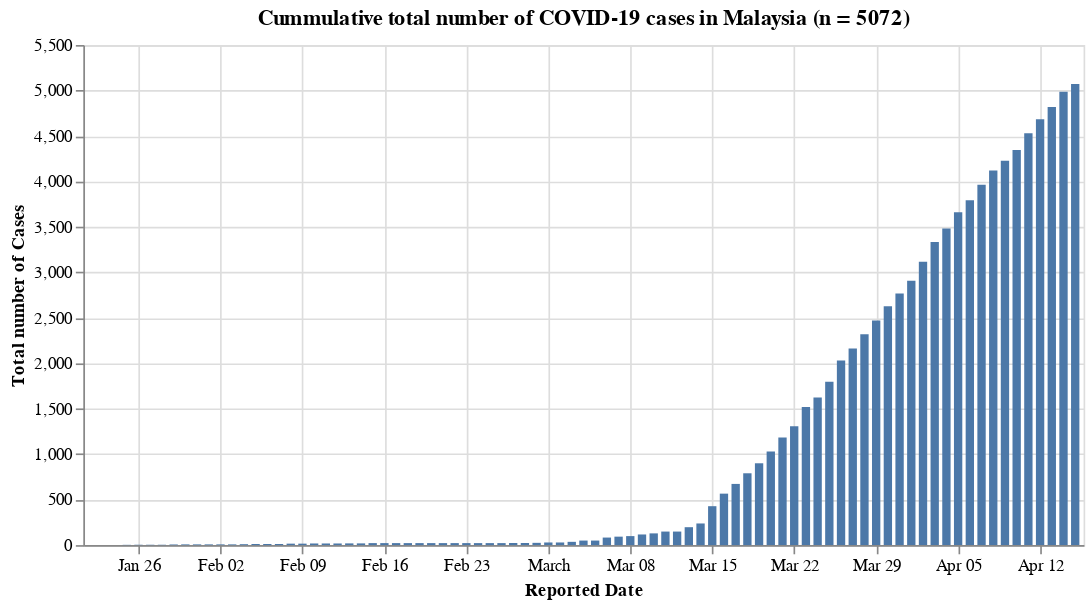

The notebook cell saved with this chart:
### Code cell
#hide_input
_confirmed_bar = alt.Chart(df_confirmed_my).mark_bar().encode(
    x='Reported Date:T',
    y='Total number of Cases:Q',
    tooltip=list(df_confirmed_my)
).properties(
    width=600,
    title=f'Cummulative total number of COVID-19 cases in Malaysia (n = {n_confirmed_my})'
)
_confirmed_bar

### Figure 1 — Vega-Lite specification as saved in the notebook (floating-point values rounded to 4 significant figures)
{"config": {"view": {"continuousWidth": 400, "continuousHeight": 300}}, "data": {"name": "data-99b04fe636c8262745b989cf45aa2d09"}, "mark": "bar", "encoding": {"tooltip": [{"type": "temporal", "field": "Reported Date"}, {"type": "quantitative", "field": "Total number of Cases"}], "x": {"type": "temporal", "field": "Reported Date"}, "y": {"type": "quantitative", "field": "Total number of Cases"}}, "title": "Cummulative total number of COVID-19 cases in Malaysia (n = 5072)", "width": 600, "$schema": "https://vega.github.io/schema/vega-lite/v4.8.1.json", "datasets": {"data-99b04fe636c8262745b989cf45aa2d09": [{"Reported Date": "2020-01-22T00:00:00", "Total number of Cases": 0}, {"Reported Date": "2020-01-23T00:00:00", "Total number of Cases": 0}, {"Reported Date": "2020-01-24T00:00:00", "Total number of Cases": 0}, {"Reported Date": "2020-01-25T00:00:00", "Total number of Cases": 3}, {"Reported Date": "2020-01-26T00:00:00", "Total number of Cases": 4}, {"Reported Date": "2020-01-27T00:00:00", "Total number of Cases": 4}, {"Reported Date": "2020-01-28T00:00:00", "Total number of Cases": 4}, {"Reported Date": "2020-01-29T00:00:00", "Total number of Cases": 7}, {"Reported Date": "2020-01-30T00:00:00", "Total number of Cases": 8}, {"Reported Date": "2020-01-31T00:00:00", "Total number of Cases": 8}, {"Reported Date": "2020-02-01T00:00:00", "Total number of Cases": 8}, {"Reported Date": "2020-02-02T00:00:00", "Total number of Cases": 8}, {"Reported Date": "2020-02-03T00:00:00", "Total number of Cases": 8}, {"Reported Date": "2020-02-04T00:00:00", "Total number of Cases": 10}, {"Reported Date": "2020-02-05T00:00:00", "Total number of Cases": 12}, {"Reported Date": "2020-02-06T00:00:00", "Total number of Cases": 12}, {"Reported Date": "2020-02-07T00:00:00", "Total number of Cases": 12}, {"Reported Date": "2020-02-08T00:00:00", "Total number of Cases": 16}, {"Reported Date": "2020-02-09T00:00:00", "Total number of Cases": 16}, {"Reported Date": "2020-02-10T00:00:00", "Total number of Cases": 18}, {"Reported Date": "2020-02-11T00:00:00", "Total number of Cases": 18}, {"Reported Date": "2020-02-12T00:00:00", "Total number of Cases": 18}, {"Reported Date": "2020-02-13T00:00:00", "Total number of Cases": 19}, {"Reported Date": "2020-02-14T00:00:00", "Total number of Cases": 19}, {"Reported Date": "2020-02-15T00:00:00", "Total number of Cases": 22}, {"Reported Date": "2020-02-16T00:00:00", "Total number of Cases": 22}, {"Reported Date": "2020-02-17T00:00:00", "Total number of Cases": 22}, {"Reported Date": "2020-02-18T00:00:00", "Total number of Cases": 22}, {"Reported Date": "2020-02-19T00:00:00", "Total number of Cases": 22}, {"Reported Date": "2020-02-20T00:00:00", "Total number of Cases": 22}, {"Reported Date": "2020-02-21T00:00:00", "Total number of Cases": 22}, {"Reported Date": "2020-02-22T00:00:00", "Total number of Cases": 22}, {"Reported Date": "2020-02-23T00:00:00", "Total number of Cases": 22}, {"Reported Date": "2020-02-24T00:00:00", "Total number of Cases": 22}, {"Reported Date": "2020-02-25T00:00:00", "Total number of Cases": 22}, {"Reported Date": "2020-02-26T00:00:00", "Total number of Cases": 22}, {"Reported Date": "2020-02-27T00:00:00", "Total number of Cases": 23}, {"Reported Date": "2020-02-28T00:00:00", "Total number of Cases": 23}, {"Reported Date": "2020-02-29T00:00:00", "Total number of Cases": 25}, {"Reported Date": "2020-03-01T00:00:00", "Total number of Cases": 29}, {"Reported Date": "2020-03-02T00:00:00", "Total number of Cases": 29}, {"Reported Date": "2020-03-03T00:00:00", "Total number of Cases": 36}, {"Reported Date": "2020-03-04T00:00:00", "Total number of Cases": 50}, {"Reported Date": "2020-03-05T00:00:00", "Total number of Cases": 50}, {"Reported Date": "2020-03-06T00:00:00", "Total number of Cases": 83}, {"Reported Date": "2020-03-07T00:00:00", "Total number of Cases": 93}, {"Reported Date": "2020-03-08T00:00:00", "Total number of Cases": 99}, {"Reported Date": "2020-03-09T00:00:00", "Total number of Cases": 117}, {"Reported Date": "2020-03-10T00:00:00", "Total number of Cases": 129}, {"Reported Date": "2020-03-11T00:00:00", "Total number of Cases": 149}, {"Reported Date": "2020-03-12T00:00:00", "Total number of Cases": 149}, {"Reported Date": "2020-03-13T00:00:00", "Total number of Cases": 197}, {"Reported Date": "2020-03-14T00:00:00", "Total number of Cases": 238}, {"Reported Date": "2020-03-15T00:00:00", "Total number of Cases": 428}, {"Reported Date": "2020-03-16T00:00:00", "Total number of Cases": 566}, {"Reported Date": "2020-03-17T00:00:00", "Total number of Cases": 673}, {"Reported Date": "2020-03-18T00:00:00", "Total number of Cases": 790}, {"Reported Date": "2020-03-19T00:00:00", "Total number of Cases": 900}, {"Reported Date": "2020-03-20T00:00:00", "Total number of Cases": 1030}, {"Reported Date": "2020-03-21T00:00:00", "Total number of Cases": 1183}, {"Reported Date": "2020-03-22T00:00:00", "Total number of Cases": 1306}, {"Reported Date": "2020-03-23T00:00:00", "Total number of Cases": 1518}, {"Reported Date": "2020-03-24T00:00:00", "Total number of Cases": 1624}, {"Reported Date": "2020-03-25T00:00:00", "Total number of Cases": 1796}, {"Reported Date": "2020-03-26T00:00:00", "Total number of Cases": 2031}, {"Reported Date": "2020-03-27T00:00:00", "Total number of Cases": 2161}, {"Reported Date": "2020-03-28T00:00:00", "Total number of Cases": 2320}, {"Reported Date": "2020-03-29T00:00:00", "Total number of Cases": 2470}, {"Reported Date": "2020-03-30T00:00:00", "Total number of Cases": 2626}, {"Reported Date": "2020-03-31T00:00:00", "Total number of Cases": 2766}, {"Reported Date": "2020-04-01T00:00:00", "Total number of Cases": 2908}, {"Reported Date": "2020-04-02T00:00:00", "Total number of Cases": 3116}, {"Reported Date": "2020-04-03T00:00:00", "Total number of Cases": 3333}, {"Reported Date": "2020-04-04T00:00:00", "Total number of Cases": 3483}, {"Reported Date": "2020-04-05T00:00:00", "Total number of Cases": 3662}, {"Reported Date": "2020-04-06T00:00:00", "Total number of Cases": 3793}, {"Reported Date": "2020-04-07T00:00:00", "Total number of Cases": 3963}, {"Reported Date": "2020-04-08T00:00:00", "Total number of Cases": 4119}, {"Reported Date": "2020-04-09T00:00:00", "Total number of Cases": 4228}, {"Reported Date": "2020-04-10T00:00:00", "Total number of Cases": 4346}, {"Reported Date": "2020-04-11T00:00:00", "Total number of Cases": 4530}, {"Reported Date": "2020-04-12T00:00:00", "Total number of Cases": 4683}, {"Reported Date": "2020-04-13T00:00:00", "Total number of Cases": 4817}, {"Reported Date": "2020-04-14T00:00:00", "Total number of Cases": 4987}, {"Reported Date": "2020-04-15T00:00:00", "Total number of Cases": 5072}]}}
